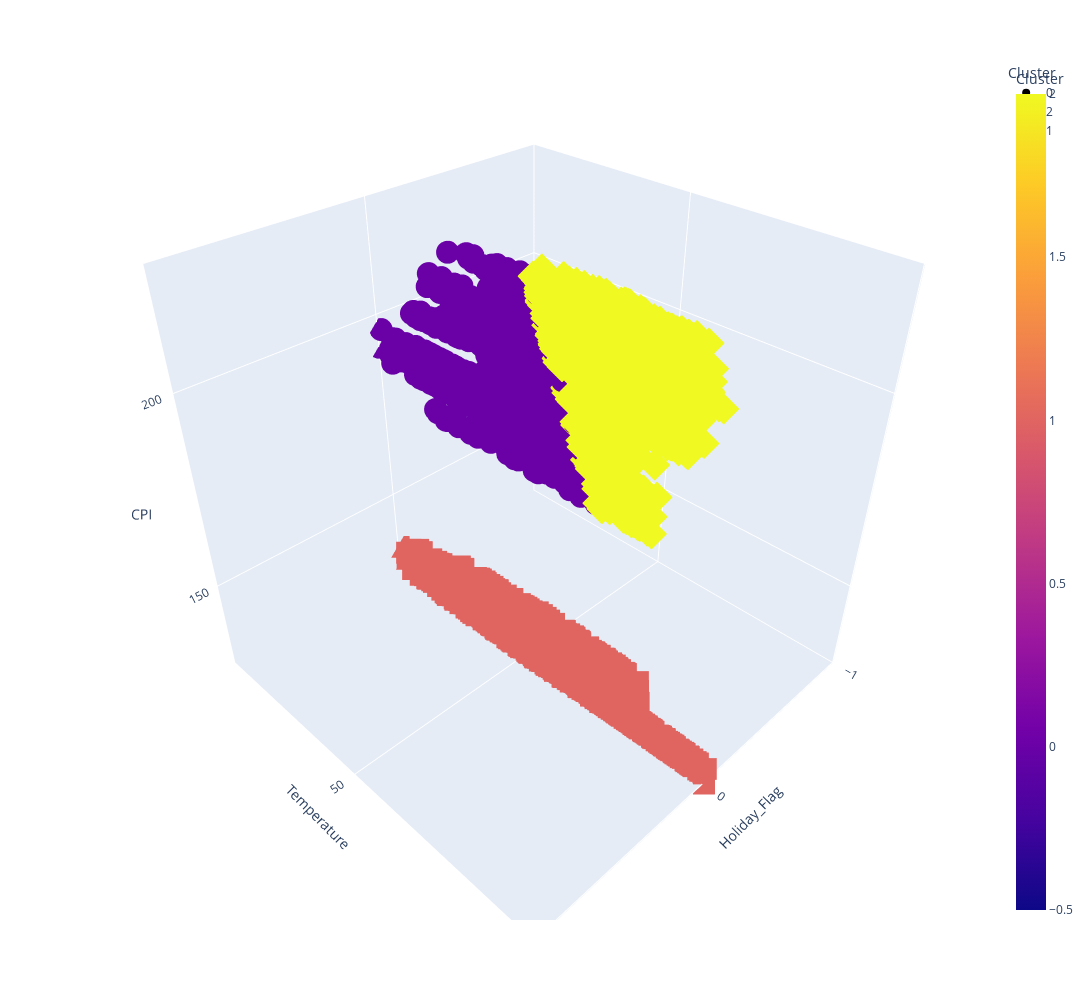

Notebook code for this chart:
### Code cell
import plotly.express as px

# Assuming Df_Std is your DataFrame with columns: 'Age', 'Annual Income (k$)', 'Spending Score (1-100)'
df['Cluster'] = kmeans.labels_

# Create 3D scatter plot
fig = px.scatter_3d(df, x='Holiday_Flag', y='Temperature', z='CPI', color='Cluster', symbol='Cluster')

# Update layout for better visibility and set width and height
fig.update_layout(
    scene=dict(
        xaxis=dict(nticks=4, range=[min(df['Holiday_Flag']), max(df['Holiday_Flag'])]),
        yaxis=dict(nticks=4, range=[min(df['Temperature']), max(df['Temperature'])]),
        zaxis=dict(nticks=4, range=[min(df['CPI']), max(df['CPI'])]),
    ),
    width=1200,  # Set the desired width
    height=1000  # Set the desired height
)

# Show the plot
fig.show()

### Figure 1 — Plotly figure (JSON) as saved in the notebook; plotly's stock layout.template omitted (floating-point values rounded to 4 significant figures; data arrays with more than 128 entries replaced by an {"elided": "..."} marker saying what was removed)
{"data": [{"hovertemplate": "Cluster=%{marker.color}<br>Holiday_Flag=%{x}<br>Temperature=%{y}<br>CPI=%{z}<extra></extra>", "legendgroup": "0", "marker": {"color": {"elided": "1273 int values"}, "coloraxis": "coloraxis", "symbol": "circle"}, "mode": "markers", "name": "0", "scene": "scene", "showlegend": true, "type": "scatter3d", "x": {"elided": "1273 int values"}, "y": {"elided": "1273 float values"}, "z": {"elided": "1273 float values"}}, {"hovertemplate": "Cluster=%{marker.color}<br>Holiday_Flag=%{x}<br>Temperature=%{y}<br>CPI=%{z}<extra></extra>", "legendgroup": "2", "marker": {"color": {"elided": "2016 int values"}, "coloraxis": "coloraxis", "symbol": "diamond"}, "mode": "markers", "name": "2", "scene": "scene", "showlegend": true, "type": "scatter3d", "x": {"elided": "2016 int values"}, "y": {"elided": "2016 float values"}, "z": {"elided": "2016 float values"}}, {"hovertemplate": "Cluster=%{marker.color}<br>Holiday_Flag=%{x}<br>Temperature=%{y}<br>CPI=%{z}<extra></extra>", "legendgroup": "1", "marker": {"color": {"elided": "3146 int values"}, "coloraxis": "coloraxis", "symbol": "square"}, "mode": "markers", "name": "1", "scene": "scene", "showlegend": true, "type": "scatter3d", "x": {"elided": "3146 int values"}, "y": {"elided": "3146 float values"}, "z": {"elided": "3146 float values"}}], "layout": {"coloraxis": {"colorbar": {"title": {"text": "Cluster"}}, "colorscale": [[0, "#0d0887"], [0.1111, "#46039f"], [0.2222, "#7201a8"], [0.3333, "#9c179e"], [0.4444, "#bd3786"], [0.5556, "#d8576b"], [0.6667, "#ed7953"], [0.7778, "#fb9f3a"], [0.8889, "#fdca26"], [1, "#f0f921"]]}, "height": 1000, "legend": {"title": {"text": "Cluster"}, "tracegroupgap": 0}, "margin": {"t": 60}, "scene": {"domain": {"x": [0, 1], "y": [0, 1]}, "xaxis": {"nticks": 4, "range": [0, 0], "title": {"text": "Holiday_Flag"}}, "yaxis": {"nticks": 4, "range": [6.24, 100.1], "title": {"text": "Temperature"}}, "zaxis": {"nticks": 4, "range": [126.1, 227.2], "title": {"text": "CPI"}}}, "width": 1200}}
